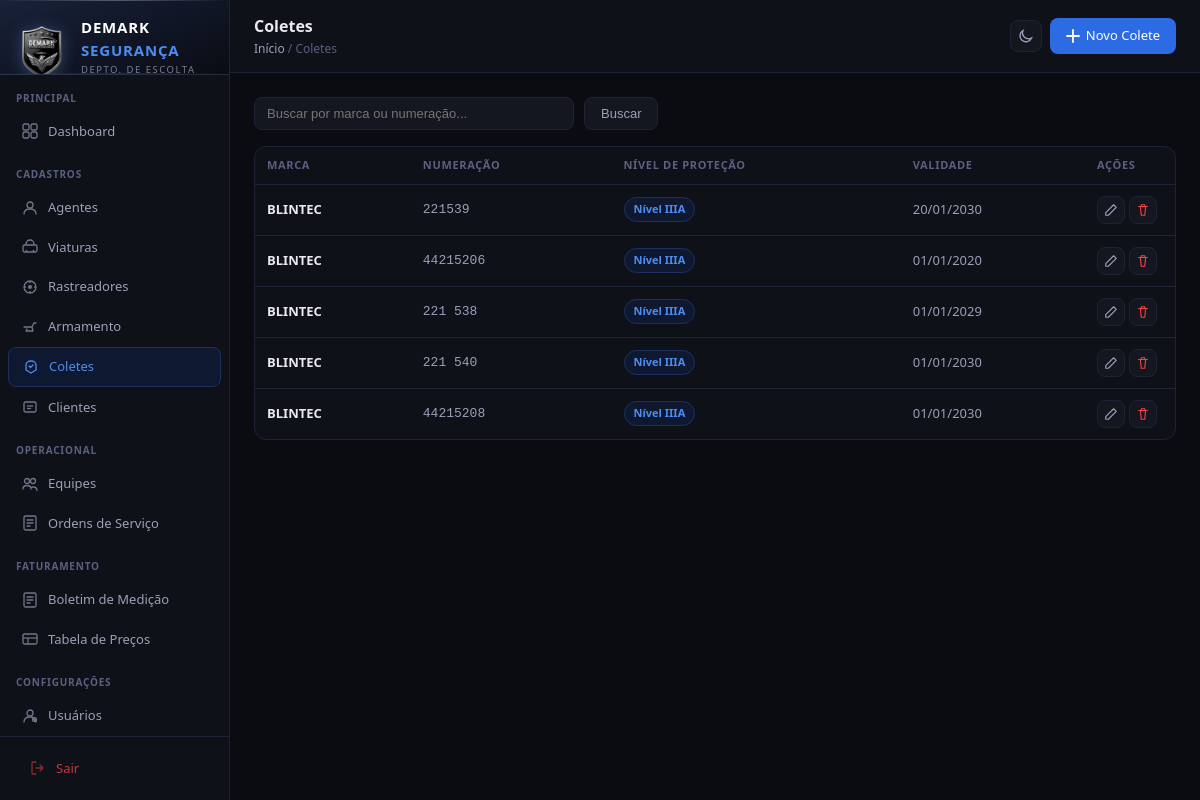
The page /coletes/ (signed in) on the database its author committed.
### cadastros/models.py (models this page shows, shortened)
class Colete(models.Model):
    PROTECAO_CHOICES = [
        ('Nivel IIA',  'Nível IIA'),
        ('Nivel II',   'Nível II'),
        ('Nivel IIIA', 'Nível IIIA'),
        ('Nivel III',  'Nível III'),
        ('Nivel IV',   'Nível IV'),
    ]
    marca       = models.CharField(max_length=100, verbose_name='Marca')
    numeracao   = models.CharField(max_length=50,  verbose_name='Numeracao')
    protecao    = models.CharField(max_length=20, choices=PROTECAO_CHOICES, default='Nivel IIIA', verbose_name='Nivel de Protecao')
    validade    = models.DateField(verbose_name='Validade')
    criado_em   = models.DateTimeField(auto_now_add=True)
    atualizado_em = models.DateTimeField(auto_now=True)
    class Meta:
        verbose_name = 'Colete'
        verbose_name_plural = 'Coletes'
        ordering = ['marca']

### cadastros/views.py (the view)
# urls.py: path('coletes/',                 views.colete_list,   name='colete_list'),
@login_required
def colete_list(request):
    q = request.GET.get('q', '')
    coletes = Colete.objects.all()
    if q:
        coletes = coletes.filter(Q(marca__icontains=q) | Q(numeracao__icontains=q))
    return render(request, 'cadastros/colete_list.html', {'coletes': coletes, 'q': q})

### cadastros/templates/cadastros/colete_list.html (shortened to what this page needs)
{% extends 'cadastros/base.html' %}
{% block page_title %}Coletes{% endblock %}
{% block breadcrumb %}<a href="{% url 'dashboard' %}">Início</a> / Coletes{% endblock %}
{% block topbar_actions %}
  <a href="{% url 'colete_create' %}" class="btn btn-primary">
    <svg width="14" height="14" fill="none" viewBox="0 0 14 14"><path d="M7 1v12M1 7h12" stroke="currentColor" stroke-width="1.8" stroke-linecap="round"/></svg>
    Novo Colete
  </a>
{% endblock %}
{% block content %}
<div class="search-bar">
  <form method="get" style="display:flex;gap:10px;flex:1">
    <input type="text" name="q" value="{{ q }}" placeholder="Buscar por marca ou numeração...">
    <button type="submit" class="btn btn-secondary">Buscar</button>
  </form>
</div>
<div class="card" style="padding:0">
  <div class="table-wrap">
    <table>
      <thead>
        <tr>
          <th>Marca</th>
          <th>Numeração</th>
          <th>Nível de Proteção</th>
          <th>Validade</th>
          <th style="width:90px">Ações</th>
        </tr>
      </thead>
      <tbody>
        {% for c in coletes %}
        <tr>
          <td><strong style="color:var(--text)">{{ c.marca }}</strong></td>
          <td style="font-family:monospace;color:var(--text2)">{{ c.numeracao }}</td>
          <td>
            {% if c.protecao == 'Nivel IIIA' or c.protecao == 'Nivel III' or c.protecao == 'Nivel IV' %}
              <span class="badge badge-blue">{{ c.get_protecao_display }}</span>
            {% else %}
              <span class="badge badge-gray">{{ c.get_protecao_display }}</span>
            {% endif %}
          </td>
          <td style="color:var(--text2)">{{ c.validade|date:"d/m/Y" }}</td>
          <td>
            <div style="display:flex;gap:4px">
              <a href="{% url 'colete_edit' c.pk %}" class="btn-icon" title="Editar">
                <svg width="14" height="14" fill="none" viewBox="0 0 16 16"><path d="M11 2l3 3L5 14H2v-3L11 2z" stroke="currentColor" stroke-width="1.3" stroke-linejoin="round"/></svg>
              </a>
              <a href="{% url 'colete_delete' c.pk %}" class="btn-icon" title="Excluir" style="color:var(--red)">
                <svg width="14" height="14" fill="none" viewBox="0 0 16 16"><path d="M3 4h10M6 4V2h4v2M5 4l1 10h4l1-10" stroke="currentColor" stroke-width="1.3" stroke-linecap="round" stroke-linejoin="round"/></svg>
              </a>
            </div>
          </td>
        </tr>
        {% empty %}
        <tr><td colspan="5" style="text-align:center;color:var(--text3);padding:32px">Nenhum colete cadastrado.</td></tr>
        {% endfor %}
      </tbody>
    </table>
  </div>
</div>
{% endblock %}

### cadastros/templates/cadastros/base.html (style rules this page uses)
* { box-sizing:border-box;margin:0;padding:0 }
:root { --bg:#0a0c12;--bg2:#0f1118;--bg3:#141720;--bg4:#1a1e2a; --border:#1e2235;--border2:#28304a; --text:#e8eaf0;--text2:#9aa0b8;--text3:#5a6080; --blue:#2d6be4;--blue2:#1a4db8;--blue-light:#4d8df0; --blue-bg:#0e1830;--blue-border:#1e3060; --green:#22c55e;--green-bg:#0a2018; --red:#ef4444;--red-bg:#1e0a0a; --amber:#f59e0b;--amber-bg:#1e1508; --gray:#64748b; --silver:#a8b0c0;--silver2:#c8d0dc; --gold:#b8960a; --radius:8px;--radius-lg:12px; }
body { font-family:'Segoe UI',system-ui,sans-serif;background:var(--bg);color:var(--text);font-size:14px;line-height:1.5;display:flex;min-height:100vh }
.topbar-left .breadcrumb a { color:var(--text2);text-decoration:none }
.btn { display:inline-flex;align-items:center;gap:6px;padding:8px 16px;border-radius:var(--radius);font-size:13px;font-weight:500;cursor:pointer;border:none;text-decoration:none;transition:all .15s }
.btn-primary { background:var(--blue);color:#fff }
.btn-secondary { background:var(--bg3);color:var(--text2);border:1px solid var(--border) }
.btn-icon { padding:6px;border-radius:var(--radius);background:var(--bg3);border:1px solid var(--border);color:var(--text2);cursor:pointer;display:inline-flex;align-items:center;transition:all .15s }
.card { background:var(--bg2);border:1px solid var(--border);border-radius:var(--radius-lg);padding:20px }
.table-wrap { overflow-x:auto }
table { width:100%;border-collapse:collapse }
th { text-align:left;padding:10px 12px;font-size:11px;font-weight:600;color:var(--text3);text-transform:uppercase;letter-spacing:.06em;border-bottom:1px solid var(--border) }
td { padding:11px 12px;font-size:13px;border-bottom:1px solid var(--border);vertical-align:middle }
tr:last-child td { border-bottom:none }
.badge { display:inline-flex;align-items:center;padding:3px 9px;border-radius:999px;font-size:11px;font-weight:600 }
.badge-blue { background:var(--blue-bg);color:var(--blue-light);border:1px solid var(--blue-border) }
.search-bar { display:flex;gap:10px;margin-bottom:16px;align-items:center }
.search-bar input { background:var(--bg3);border:1px solid var(--border);border-radius:var(--radius);padding:8px 12px;color:var(--text);font-size:13px;outline:none;flex:1;max-width:320px }

### rows shown on the page
Colete: marca "BLINTEC", numeracao "221539", protecao "Nível IIIA", validade "20/01/2030"
Colete: marca "BLINTEC", numeracao "44215206", protecao "Nível IIIA", validade "01/01/2020"
Colete: marca "BLINTEC", numeracao "221 538", protecao "Nível IIIA", validade "01/01/2029"
Colete: marca "BLINTEC", numeracao "221 540", protecao "Nível IIIA", validade "01/01/2030"
Colete: marca "BLINTEC", numeracao "44215208", protecao "Nível IIIA", validade "01/01/2030"
